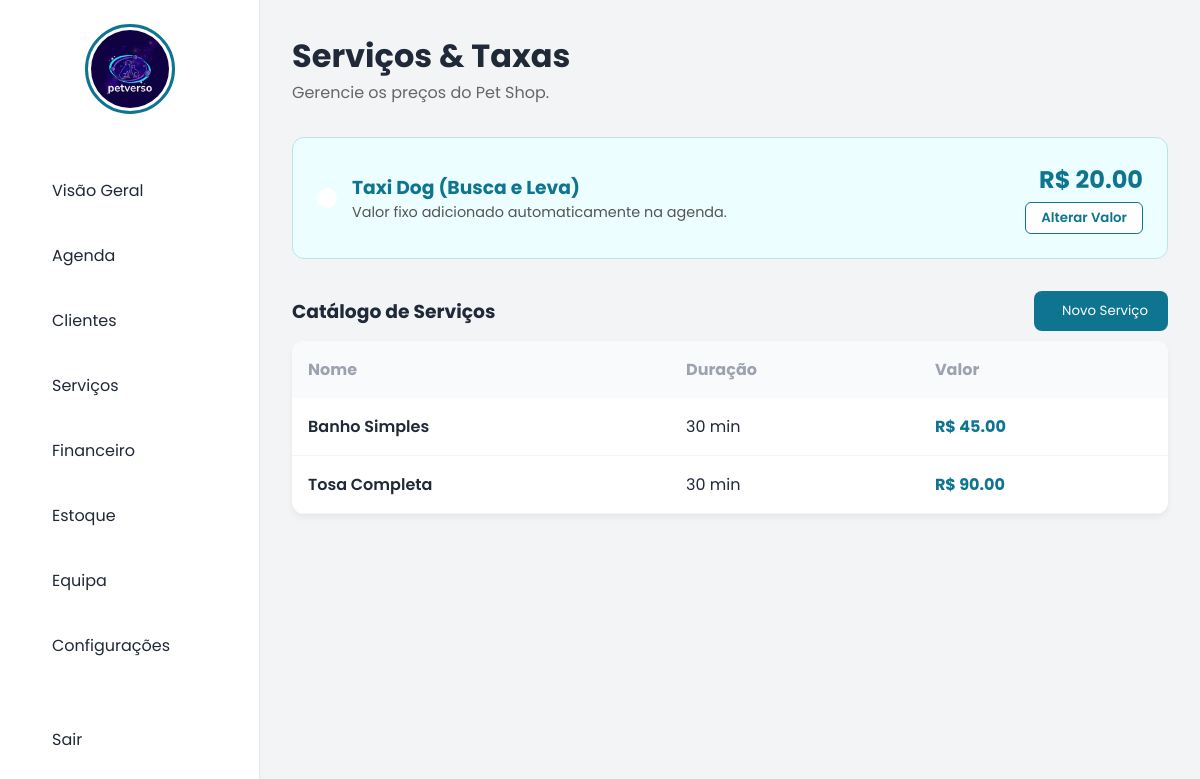
/servicos (signed in), run on the app's committed database.
### tables this page shows
CREATE TABLE servicos (
            id INTEGER PRIMARY KEY AUTOINCREMENT,
            nome TEXT NOT NULL,
            descricao TEXT,
            valor REAL NOT NULL,
            duracao_minutos INTEGER DEFAULT 30
        );

### app.py (the view, shortened to what this page needs)
@app.route('/servicos', methods=['GET', 'POST'])
def servicos():
    if not tem_permissao('servicos'): return redirect('/dashboard')
    conn = get_db_connection()
    lista_servicos = conn.execute("SELECT * FROM servicos ORDER BY nome").fetchall()
    dado_taxi = conn.execute("SELECT valor FROM configuracoes WHERE chave='preco_taxi'").fetchone()
    preco_taxi = float(dado_taxi[0]) if dado_taxi else 20.00
    conn.close()
    return render_template('servicos.html', servicos=lista_servicos, preco_taxi=preco_taxi)

### app.py (called while the page is built)
def get_db_connection():
    conn = sqlite3.connect(DB_NAME)
    conn.row_factory = sqlite3.Row # Permite chamar colunas pelo nome
    return conn

def tem_permissao(area):
    if 'user_id' not in session: return False
    if session.get('cargo') == 'gerente': return True
    permissoes_usuario = session.get('permissoes', '')
    if not permissoes_usuario: return False
    lista = permissoes_usuario.split(',')
    return area in lista

### templates/servicos.html (shortened to what this page needs)
<!DOCTYPE html>
<html lang="pt-pt">
<head>
    <link rel="stylesheet" href="/static/style.css">
</head>
<body>
     <nav class="sidebar">
    <div class="sidebar-header">
        <img src="{{ url_for('static', filename='logo.png') }}" alt="Logo" class="logo-circulo">
    </div>
    <a href="/dashboard" class="menu-item"> Visão Geral</a>
    {% if tem_permissao('agenda') %}
    <a href="/agenda" class="menu-item"> Agenda</a>
    {% endif %}
    {% if tem_permissao('clientes') %}
    <a href="/clientes" class="menu-item"> Clientes</a>
    {% endif %}
    {% if tem_permissao('servicos') %}
    <a href="/servicos" class="menu-item"> Serviços</a>
    {% endif %}
    {% if tem_permissao('financeiro') %}
    <a href="/financeiro" class="menu-item"> Financeiro</a>
    {% endif %}
    {% if tem_permissao('estoque') %}
    <a href="/estoque" class="menu-item"> Estoque</a>
    {% endif %}
    {% if session['cargo'] == 'gerente' %}
    <a href="/equipa" class="menu-item"> Equipa</a>
    {% endif %}
    <a href="/configuracoes" class="menu-item"> Configurações</a>
    <div style="margin-top: auto;">
        <a href="/logout" class="menu-item"> Sair</a>
    </div>
</nav>
    <main class="main-content">
        <div class="header-area">
            <div>
                <h1>Serviços & Taxas</h1>
                <p style="color: #666;">Gerencie os preços do Pet Shop.</p>
            </div>
        </div>
        <div class="taxa-card">
            <div style="display: flex; align-items: center; gap: 15px;">
                <div style="background: white; padding: 10px; border-radius: 50%; color: var(--primary-color); font-size: 1.5rem;">
                </div>
                <div>
                    <h3 style="margin: 0; color: #0e7490;">Taxi Dog (Busca e Leva)</h3>
                    <p style="margin: 0; color: #555; font-size: 0.9rem;">Valor fixo adicionado automaticamente na agenda.</p>
                </div>
            </div>
            <div style="text-align: right;">
                <span style="display: block; font-size: 1.5rem; font-weight: bold; color: var(--primary-color);">
                    R$ {{ "%.2f"|format(preco_taxi) }}
                </span>
                <button onclick="document.getElementById('modalTaxi').style.display='flex'"
                        style="background: white; border: 1px solid #0e7490; color: #0e7490; padding: 5px 15px; border-radius: 6px; cursor: pointer; margin-top: 5px; font-weight: 600;">
                    Alterar Valor
                </button>
            </div>
        </div>
        <div style="display: flex; justify-content: space-between; align-items: center; margin-bottom: 10px;">
            <h3>Catálogo de Serviços</h3>
            <button onclick="document.getElementById('modalServico').style.display='flex'" class="btn-add">
                 Novo Serviço
            </button>
        </div>
        <table>
            <thead>
                <tr>
                    <th>Nome</th>
                    <th>Duração</th>
                    <th>Valor</th>
                </tr>
            </thead>
            <tbody>
                {% for servico in servicos %}
                <tr>
                    <td style="font-weight: 600;">{{ servico['nome'] }}</td>
                    <td>{{ servico['duracao_minutos'] }} min</td>
                    <td style="color: var(--primary-color); font-weight: bold;">R$ {{ "%.2f"|format(servico['valor']) }}</td>
                </tr>
                {% else %}
                <tr><td colspan="3" style="text-align: center; padding: 2rem; color: #999;">Nenhum serviço cadastrado.</td></tr>
                {% endfor %}
            </tbody>
        </table>
    </main>
</body>
</html>

### static/style.css (style rules this page uses)
:root { --primary-color: #0e7490; --bg-color: #f3f4f6; --text-dark: #1f2937; }
* { margin: 0; padding: 0; box-sizing: border-box; font-family: 'Poppins', sans-serif; }
body { background-color: var(--bg-color); color: var(--text-dark); display: flex; height: 100vh; overflow: hidden; }
.sidebar { width: 260px; background: white; border-right: 1px solid #e5e7eb; padding: 1.5rem; display: flex; flex-direction: column; flex-shrink: 0; }
.sidebar-header { margin-bottom: 3rem; display: flex; justify-content: center; }
.logo-circulo { width: 90px; height: 90px; border-radius: 50%; object-fit: cover; border: 3px solid var(--primary-color); padding: 3px; }
.menu-item { display: flex; align-items: center; gap: 12px; padding: 1rem; color: var(--text-dark); text-decoration: none; border-radius: 8px; margin-bottom: 0.5rem; transition: 0.3s; }
.main-content { flex: 1; padding: 2rem; overflow-y: auto; }

### templates/servicos.html (style rules this page uses)
.header-area { display: flex; justify-content: space-between; align-items: center; margin-bottom: 2rem; }
.taxa-card { background: #ecfeff; border: 1px solid #bce3eb; padding: 1.5rem; border-radius: 12px; display: flex; align-items: center; justify-content: space-between; margin-bottom: 2rem; }
table { width: 100%; border-collapse: collapse; background: white; border-radius: 12px; overflow: hidden; box-shadow: 0 4px 6px rgba(0,0,0,0.05); }
th { text-align: left; background: #f9fafb; padding: 1rem; color: #9ca3af; }
td { padding: 1rem; border-bottom: 1px solid #f3f4f6; }
.btn-add { background: var(--primary-color); color: white; border: none; padding: 10px 20px; border-radius: 8px; cursor: pointer; display: flex; align-items: center; gap: 8px; }

### data on the page
servicos: nome "Banho Simples", duracao_minutos "30", valor "45.00"
servicos: nome "Tosa Completa", duracao_minutos "30", valor "90.00"

### other printed values
{{ "%.2f"|format(preco_taxi) }} "20.00"
